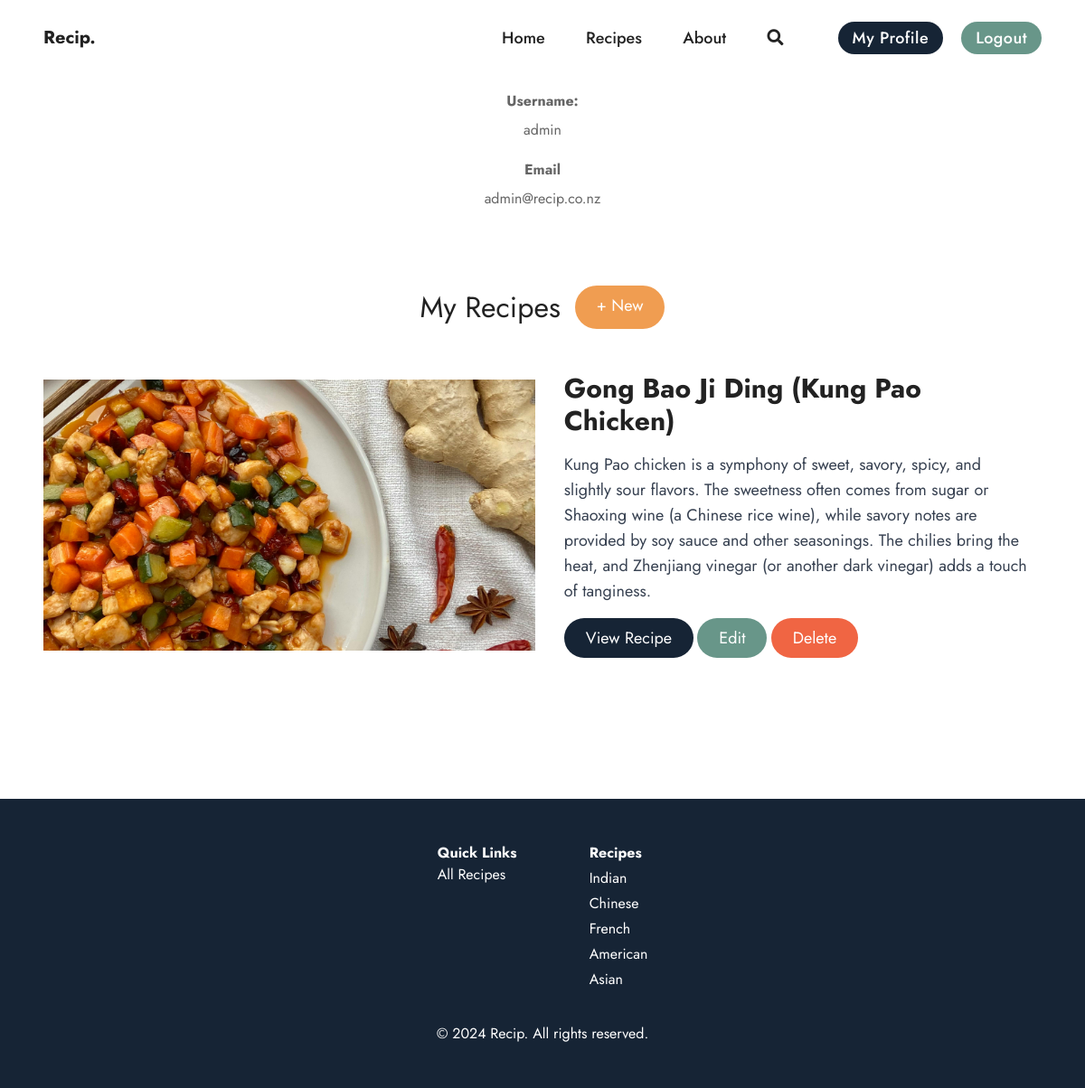
/profile/1/ (signed in), run on the app's committed database.
### recipes/models.py (models this page shows, shortened)
class Recipe(models.Model):
    ASIAN = 'asian'
    AMERICAN = 'american'
    MEXICAN = 'mexican'
    ITALIAN = 'italian'
    FRENCH = 'french'
    EGYPTIAN = 'egyptian'
    MORROCAN = 'morrocan'
    INDIAN = 'indian'
    CHINESE = 'chinese'
    JAPANESE = 'japanese'
    OTHER = 'other'
    CATEGORY_CHOICES = [
        (ASIAN, 'asian'),
        (AMERICAN, 'american'),
        (MEXICAN, 'mexican'),
        (ITALIAN, 'italian'),
        (FRENCH, 'french'),
        (EGYPTIAN, 'egyptian'),
        (MORROCAN, 'morrocan'),
        (INDIAN, 'indian'),
        (CHINESE, 'chinese'),
        (JAPANESE, 'japanese'),
        (OTHER, 'other')
    ]
    title = models.CharField(max_length=100, default='Enter the name of your dish...')
    description = models.TextField()
    image = models.ImageField(upload_to='recipe_images', default='recipe_images/default.jpg')
    ingredients = RichTextField(default='Write your ingredients here...')
    instructions = RichTextField(default='Write your instructions here...')
    category = models.CharField(max_length=30, default=OTHER, choices=CATEGORY_CHOICES)
    total_cook_time = models.IntegerField(default=0)
    author = models.ForeignKey(User, on_delete=models.PROTECT, related_name='recipes')
    created_at = models.DateTimeField(auto_now_add=True)
    updated_at = models.DateTimeField(auto_now=True)

### recipes/views.py (the view)
# urls.py: path('profile/<int:pk>/', AuthorDetailView.as_view(), name='profile'),
class AuthorDetailView(LoginRequiredMixin, UserPassesTestMixin, DetailView):
    model = User
    template_name = 'users/profile.html'
    def get_context_data(self, **kwargs):
        context = super().get_context_data(**kwargs)
        user = self.get_object()
        recipes = Recipe.objects.filter(author=user)
        context['recipes'] = recipes
        return context
    def test_func(self):
            user = self.get_object()
            if self.request.user == user:
                return True
            return False

### users/templates/users/profile.html (shortened to what this page needs)
{% extends 'base.html' %} {% load static %} {% block content %}
<div class='flex flex-col items-center gap-4'>
			<div class="flex flex-col items-center gap-1">
					<p class='font-bold'>Username:<p>
					<p>{{ user.username }}<p>
			</div>
			<div class="flex flex-col items-center gap-1">
					<p class='font-bold'>Email<p>
					<p>{{ user.email }}<p>
			</div>
	 <div class="flex gap-4 mt-16 mb-4">
		<h2>My Recipes</h2>
		<a
		class=" bg-yellow px-6 py-2 rounded-full"
		href="{% url 'recipes_create' %}"
	>
		<p class="text-lg text-white">+ New</p>
	</a>
	</div>
<ul class="recipe-list px-12 ">
        {% for recipe in recipes %}
		<div class="flex w-full items-center relative gap-4 max-h-[300px] rounded-md overflow-hidden mb-4">
			<img
				src="{{recipe.image.url}}"
				alt="{{recipe.title}}"
				class="flex object-cover w-1/2 h-300"
			/>
			<div class="w-1/2 p-4">
				<h2 class="text-3xl font-bold mb-4">{{recipe.title}}</h2>
				<p class="text-lg text-gray-700 mb-4">{{recipe.description}}</p>
				<a
					class="inline-block bg-primary px-6 py-2 rounded-full"
					href="{% url 'recipe_detail' recipe.id %}"
				>
					<p class="text-lg text-white">View Recipe</p>
				</a>
				<a
					class="inline-block bg-secondary px-6 py-2 rounded-full"
					href="{% url 'recipe_update' recipe.id %}"
				>
					<p class="text-lg text-white">Edit</p>
				</a>
				<a
					class="inline-block bg-red px-6 py-2 rounded-full"
					href="{% url 'recipe_delete' recipe.id  %}"
				>
					<p class="text-lg text-white">Delete</p>
				</a>
			</div>
		</div>
        {% endfor %}
</ul>
</div>
{% endblock content %}

### static/css/styles.css (style rules this page uses)
:root { --primary-color: #162435; --accent-color: #689689; --misc-one: #f06543; --misc-two: #f09d51; --font-title: #222222; --font-body: #656565; }
body { margin: 0; padding: 0; }
h1, h2 { font-family: "Georgia", serif; }
h2, h3, p, a { font-family: "Jost", sans-serif; }
h2 { font-size: 2rem; color: var(--font-title); }
p { font-size: 1rem; color: var(--font-body); }
.h-300 { height: 300px; }
.bg-secondary { background-color: var(--accent-color); }
.bg-primary { background-color: var(--primary-color); }
.bg-red { background-color: var(--misc-one); }
.bg-yellow { background-color: var(--misc-two); }
.recipe-list { list-style-type: none; }

### data on the page
Recipe: image (picture), title "Gong Bao Ji Ding (Kung Pao Chicken)", description "Kung Pao chicken is a symphony of sweet, savory, spicy, and slightly sour flavors. The sweetness often comes from sugar or Shaoxing wine (a Chinese rice wine), while savory notes are provided by soy sauce and other seasonings. The chilies bring the heat, and Zhenjiang vinegar (or another dark vinegar) adds a touch of tanginess."

### other printed values
{{ user.username }} "admin"
{{ user.email }} "admin@recip.co.nz"
